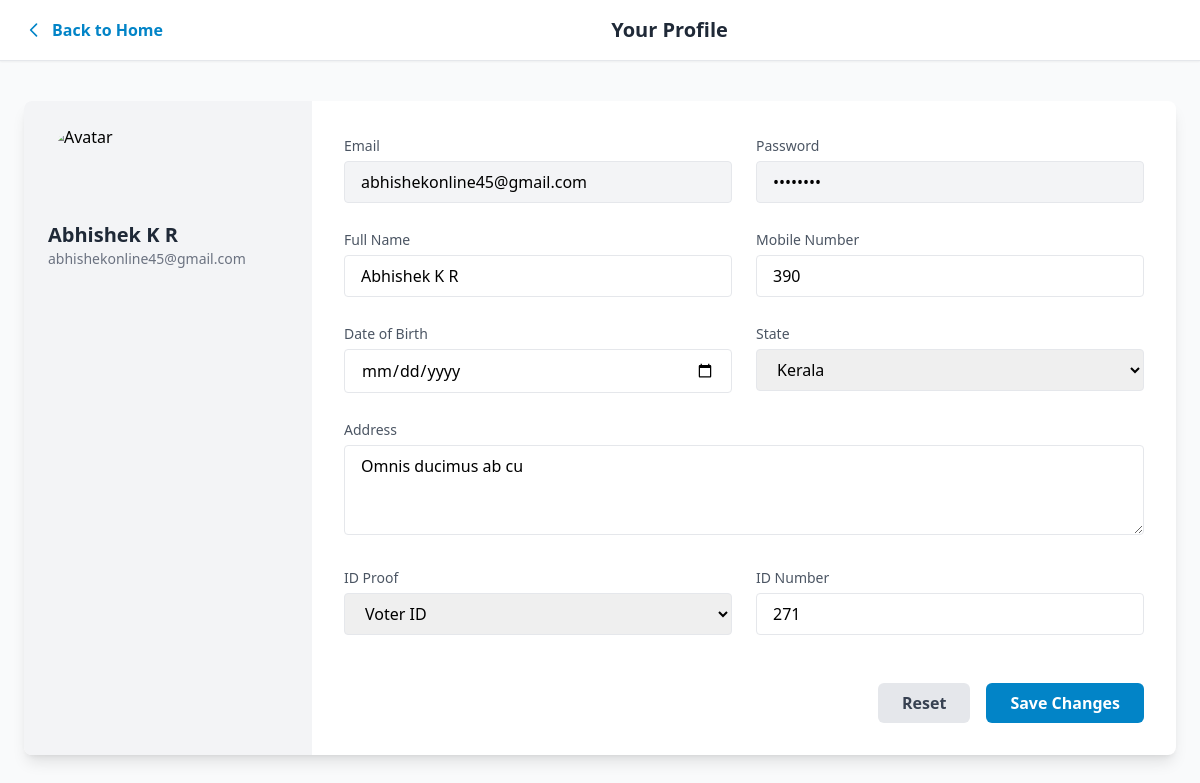
Screenshot of /profile/ (signed in) with the database file from the repository.
### VCRA/models.py (models this page shows, shortened)
class UserProfile(models.Model):
    user = models.OneToOneField(User, on_delete=models.CASCADE)
    full_name = models.CharField(max_length=100)
    mobile_number = models.CharField(max_length=15)
    dob = models.DateField()
    state = models.CharField(max_length=100)
    address = models.TextField()
    id_proof = models.CharField(max_length=50)
    id_number = models.CharField(max_length=100)

### VCRA/views.py (the view)
# urls.py: path('profile/', views.profile_view, name='profile'),
@login_required
def profile_view(request):
    user = request.user
    try:
        profile = user.userprofile
    except UserProfile.DoesNotExist:
        profile = UserProfile(user=user)
    if request.method == 'POST':
        form = UserProfileForm(request.POST, instance=profile)
        if form.is_valid():
            form.save()
            return redirect('profile')  # or wherever you'd like
    else:
        form = UserProfileForm(instance=profile)
    return render(request, 'profile.html', {
        'form': form,
        'email': user.email,
        'password': '********',  # Hide actual password
    })

### VCRA/forms.py
class UserProfileForm(forms.ModelForm):
    class Meta:
        model = UserProfile
        fields = ['full_name', 'mobile_number', 'dob', 'state', 'address', 'id_proof', 'id_number']

### VCRA/templates/profile.html (shortened to what this page needs)
<!DOCTYPE html>
<html lang="en">
<head>
  <script src="https://cdn.tailwindcss.com"></script>
</head>
<body class="bg-gray-50 min-h-screen">
  <div class="bg-white border-b shadow-sm px-6 py-4 flex items-center justify-between">
    <a href="{% url 'homelog' %}" class="text-sky-600 hover:underline font-semibold flex items-center gap-2">
      <svg class="w-5 h-5" fill="none" stroke="currentColor" stroke-width="2" viewBox="0 0 24 24">
        <path stroke-linecap="round" stroke-linejoin="round" d="M15 19l-7-7 7-7" />
      </svg>
      Back to Home
    </a>
    <h1 class="text-xl font-bold text-gray-800">Your Profile</h1>
  </div>
  <div class="max-w-6xl mx-auto my-10 bg-white rounded-lg shadow-lg overflow-hidden grid grid-cols-1 md:grid-cols-4">
    <div class="bg-gray-100 p-6 flex flex-col items-center gap-4 md:items-start">
      <img src="https://cdn-icons-png.flaticon.com/512/10799/10799692.png" alt="Avatar" class="h-20 w-20 rounded-full" />
      <div class="text-center md:text-left">
        <h2 class="text-xl font-semibold text-gray-800">{{ user.first_name }} {{ user.last_name }}</h2>
        <p class="text-sm text-gray-500">{{ user.email }}</p>
      </div>
    </div>
    <form method="POST" class="md:col-span-3 p-8 grid grid-cols-1 md:grid-cols-2 gap-6">
      <div>
        <label class="text-gray-600 text-sm font-medium">Email</label>
        <input type="email" class="w-full mt-1 px-4 py-2 bg-gray-100 border rounded" value="{{ user.email }}" readonly />
      </div>
      <div>
        <label class="text-gray-600 text-sm font-medium">Password</label>
        <input type="password" class="w-full mt-1 px-4 py-2 bg-gray-100 border rounded" value="********" readonly />
      </div>
      <div>
        <label class="text-gray-600 text-sm font-medium">Full Name</label>
        <input type="text" name="full_name" class="w-full mt-1 px-4 py-2 border rounded" value="{{ form.full_name.value }}" placeholder="Enter full name" required />
      </div>
      <div>
        <label class="text-gray-600 text-sm font-medium">Mobile Number</label>
        <input type="text" name="mobile_number" class="w-full mt-1 px-4 py-2 border rounded" value="{{ form.mobile_number.value }}" placeholder="Enter mobile number" required />
      </div>
      <div>
        <label class="text-gray-600 text-sm font-medium">Date of Birth</label>
        <input type="date" name="dob" class="w-full mt-1 px-4 py-2 border rounded" value="{{ form.dob.value }}" required />
      </div>
      <div>
        <label class="text-gray-600 text-sm font-medium">State</label>
        <select name="state" class="w-full mt-1 px-4 py-2 border rounded" required>
          <option value="Kerala" {% if form.state.value == "Kerala" %}selected{% endif %}>Kerala</option>
        </select>
      </div>
      <div class="md:col-span-2">
        <label class="text-gray-600 text-sm font-medium">Address</label>
        <textarea name="address" rows="3" class="w-full mt-1 px-4 py-2 border rounded" required>{{ form.address.value }}</textarea>
      </div>
      <div>
        <label class="text-gray-600 text-sm font-medium">ID Proof</label>
        <select name="id_proof" class="w-full mt-1 px-4 py-2 border rounded" required>
          <option value="Voter ID" {% if form.id_proof.value == "Voter ID" %}selected{% endif %}>Voter ID</option>
        </select>
      </div>
      <div>
        <label class="text-gray-600 text-sm font-medium">ID Number</label>
        <input type="text" name="id_number" class="w-full mt-1 px-4 py-2 border rounded" value="{{ form.id_number.value }}" placeholder="Enter ID number" required />
      </div>
      <div class="md:col-span-2 flex justify-end gap-4 pt-6">
        <button type="reset" class="bg-gray-200 hover:bg-gray-300 text-gray-700 font-semibold px-6 py-2 rounded-md">Reset</button>
        <button type="submit" class="bg-sky-600 hover:bg-sky-700 text-white font-semibold px-6 py-2 rounded-md">Save Changes</button>
      </div>
    </form>
  </div>
</body>
</html>

### rows the page displays
UserProfile: full_name "Abhishek K R", mobile_number "390", state "Kerala", address "Omnis ducimus ab cu", id_proof "Voter ID", id_number "271"

### other values shown
{{ user.first_name }} "Abhishek"
{{ user.last_name }} "K R"
{{ user.email }} "abhishekonline45@gmail.com"
